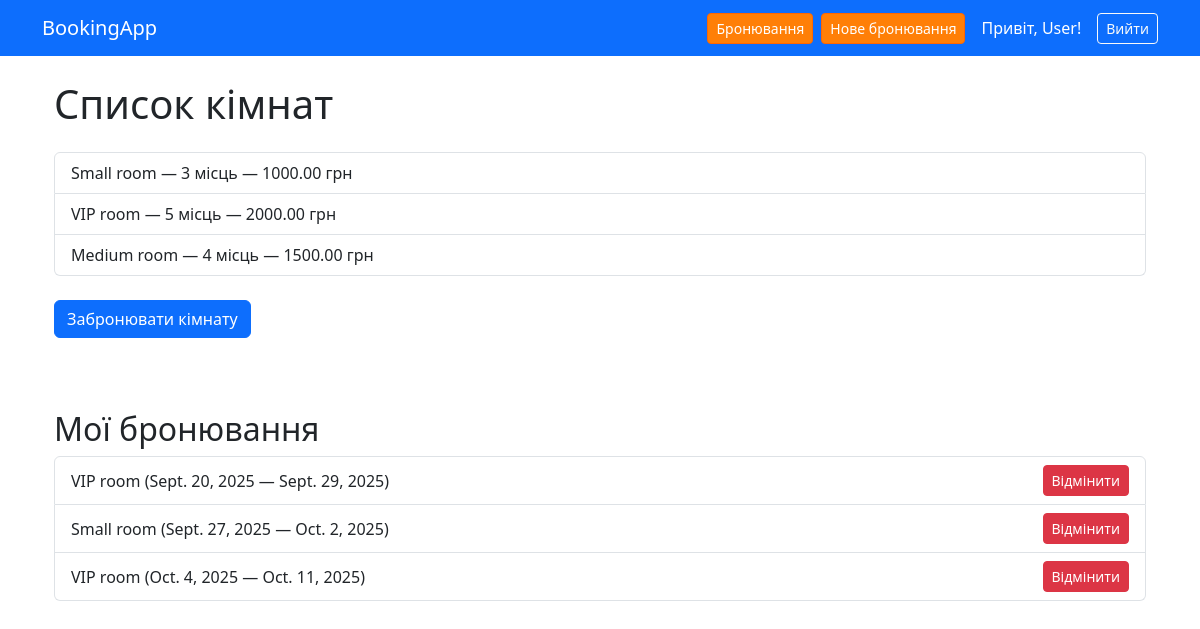
The app's page /rooms/ (signed in), older data.
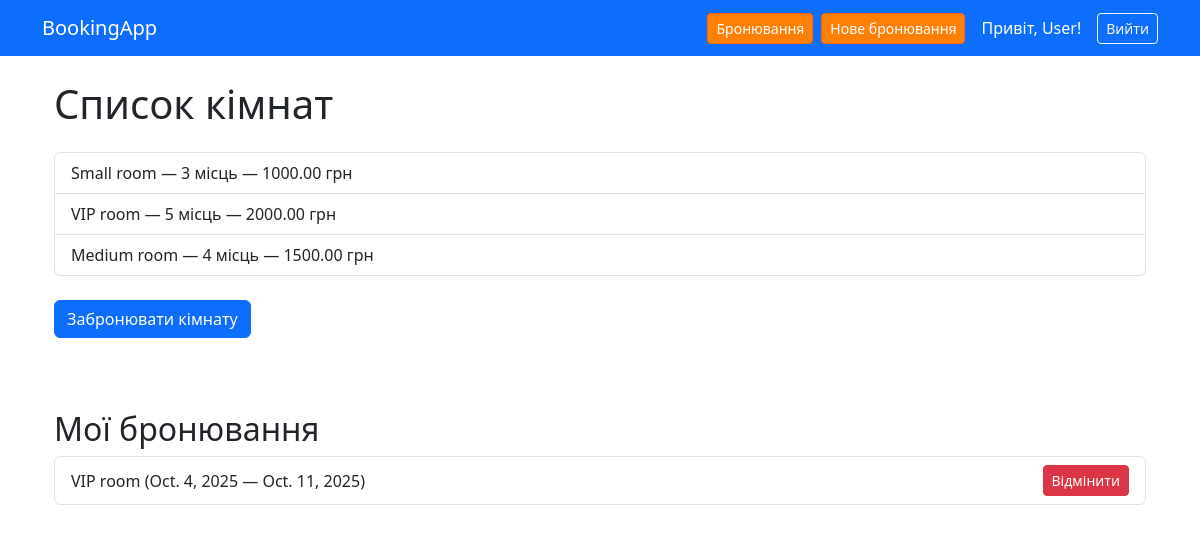
The same page, newer data.
### booking_app/models.py (models this page shows, shortened)
class Room(models.Model):
    name = models.CharField(max_length=200)
    capacity = models.IntegerField()
    price_per_night = models.DecimalField(max_digits=8, decimal_places=2)

class Booking(models.Model):
    customer = models.ForeignKey(Customer, on_delete=models.CASCADE)
    room = models.ForeignKey(Room, on_delete=models.CASCADE)
    check_in = models.DateField()
    check_out = models.DateField()

### booking_app/views.py (the view)
# urls.py: path("rooms/", views.room_list, name="room_list"),
@login_required
def room_list(request):
    rooms = Room.objects.all()
    user_bookings = Booking.objects.filter(customer__user=request.user)
    return render(request, "room_list.html", {
        "rooms": rooms,
        "user_bookings": user_bookings
    })

### booking_app/templates/room_list.html (shortened to what this page needs)
{% extends "base.html" %}
{% block content %}
<div class="container mt-4">
    <h1 class="mb-4">Список кімнат</h1>
    <ul class="list-group mb-4">
      {% for room in rooms %}
        <li class="list-group-item">
          {{ room.name }} — {{ room.capacity }} місць — {{ room.price_per_night }} грн
        </li>
      {% endfor %}
    </ul>
    <a class="btn btn-primary mb-5" href="{% url 'create_booking' %}">Забронювати кімнату</a>
    <h2 class="mt-4">Мої бронювання</h2>
    <ul class="list-group">
      {% for booking in user_bookings %}
        <li class="list-group-item d-flex justify-content-between align-items-center">
          {{ booking.room.name }} ({{ booking.check_in }} — {{ booking.check_out }})
          <a href="{% url 'cancel_booking' booking.id %}" class="btn btn-danger btn-sm">Відмінити</a>
        </li>
      {% empty %}
        <li class="list-group-item text-muted">У вас немає активних бронювань</li>
      {% endfor %}
    </ul>
</div>
{% endblock %}

### booking_app/templates/base.html (shortened to what this page needs)
{% load static %}
<!DOCTYPE html>
<html lang="uk">
<head>
    <link href="https://cdn.jsdelivr.net/npm/bootstrap@5.3.2/dist/css/bootstrap.min.css" rel="stylesheet">
    <link rel="stylesheet" href="{% static 'css/custom.css' %}">
</head>
<body>
<nav class="navbar navbar-expand-lg navbar-dark bg-primary">
  <div class="container">
    <a class="navbar-brand" href="{% url 'room_list' %}">BookingApp</a>
    <div class="d-flex align-items-center gap-2">
      <a class="btn btn-light btn-sm" href="{% url 'booking_list' %}">Бронювання</a>
      <a class="btn btn-light btn-sm" href="{% url 'create_booking' %}">Нове бронювання</a>
      {% if user.is_authenticated %}
        <span class="text-white ms-2">Привіт, {{ user.username }}!</span>
        <a class="btn btn-outline-light btn-sm ms-2" href="{% url 'logout' %}">Вийти</a>
      {% else %}
        <a class="btn btn-outline-light btn-sm" href="{% url 'login' %}">Увійти</a>
        <a class="btn btn-outline-light btn-sm" href="{% url 'register' %}">Реєстрація</a>
      {% endif %}
    </div>
  </div>
</nav>
<div class="container mt-4">
    {% block content %}{% endblock %}
</div>
</body>
</html>

### static/css/custom.css (style rules this page uses)
.navbar .btn-light { background-color: #ff7f07; color: white; border-color: #ff6600; }

Row changes from the older to the newer data that the page shows:
removed Booking: room.name "VIP room", check_in "Sept. 20, 2025", check_out "Sept. 29, 2025"
removed Booking: room.name "Small room", check_in "Sept. 27, 2025", check_out "Oct. 2, 2025"
